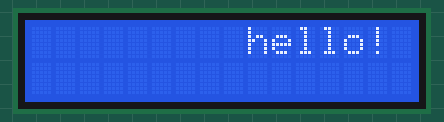
The sketch below on a simulated Arduino Uno, built with avr-gcc and run on an emulated ATmega328P. Parts: 16×2 character LCD.

Above: at 0.16 s.
At 0.76 s:
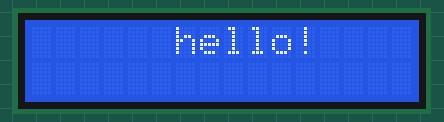
At 1.16 s:
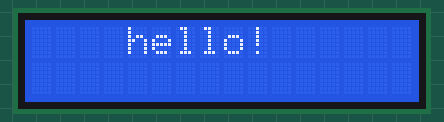
At 2.36 s:
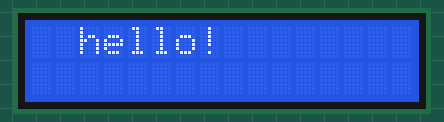
At 3.56 s:
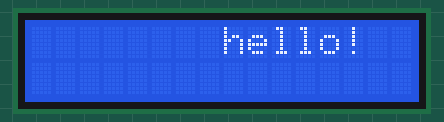
At 4.56 s:
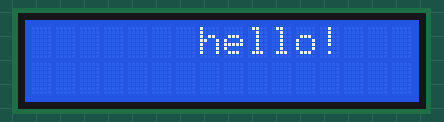

Measured:
- by itself, everything shown: repeats every 4.0 s, in 20 steps

The sketch:

ch10_2a_move_LCD.ino
```cpp
#include <LiquidCrystal.h>
LiquidCrystal lcd(8,9,10,4,5,6,7);
void setup()
{
   lcd.begin(16,2);
}
void loop()
{
  lcd.setCursor(10,0);
  lcd.print("hello!");
  for(int i=0;i<10;i++)
  {
    lcd.scrollDisplayLeft();
    delay(200);
  }

  for(int i=0;i<10;i++)
  {
    lcd.scrollDisplayRight();
    delay(200);
  }
}


/*
#include <LiquidCrystal.h>
LiquidCrystal lcd(8,9,10,4,5,6,7);
void setup()
{
   lcd.begin(16,2);
}
void loop()
{
  lcd.setCursor(10,0);
  lcd.print("hello!");
  for(int i=0;i<10;i++)
  {
    lcd.scrollDisplayLeft();
    delay(200);
  }
}
*/
```
